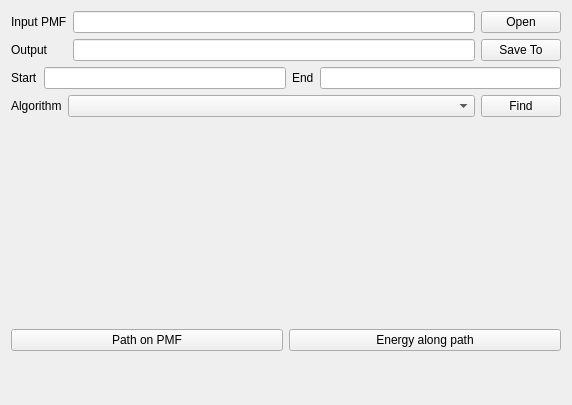
<?xml version="1.0" encoding="UTF-8"?>
<ui version="4.0">
 <class>FindPathTab</class>
 <widget class="QWidget" name="FindPathTab">
  <property name="geometry">
   <rect>
    <x>0</x>
    <y>0</y>
    <width>572</width>
    <height>405</height>
   </rect>
  </property>
  <property name="windowTitle">
   <string>Form</string>
  </property>
  <layout class="QGridLayout" name="gridLayout">
   <item row="0" column="0">
    <widget class="QLabel" name="labelInputPMF">
     <property name="text">
      <string>Input PMF</string>
     </property>
    </widget>
   </item>
   <item row="0" column="1">
    <widget class="QLineEdit" name="lineEditInputPMF"/>
   </item>
   <item row="0" column="2">
    <widget class="QPushButton" name="pushButtonOpen">
     <property name="text">
      <string>Open</string>
     </property>
    </widget>
   </item>
   <item row="1" column="0">
    <widget class="QLabel" name="labelOutput">
     <property name="text">
      <string>Output</string>
     </property>
    </widget>
   </item>
   <item row="1" column="1">
    <widget class="QLineEdit" name="lineEditOutput"/>
   </item>
   <item row="1" column="2">
    <widget class="QPushButton" name="pushButtonSaveTo">
     <property name="text">
      <string>Save To</string>
     </property>
    </widget>
   </item>
   <item row="3" column="0" colspan="2">
    <layout class="QHBoxLayout" name="horizontalLayout_3">
     <item>
      <widget class="QLabel" name="labelAlgorithm">
       <property name="sizePolicy">
        <sizepolicy hsizetype="Fixed" vsizetype="Preferred">
         <horstretch>0</horstretch>
         <verstretch>0</verstretch>
        </sizepolicy>
       </property>
       <property name="text">
        <string>Algorithm</string>
       </property>
      </widget>
     </item>
     <item>
      <widget class="QComboBox" name="comboBoxAlgorithm"/>
     </item>
    </layout>
   </item>
   <item row="3" column="2">
    <widget class="QPushButton" name="pushButtonFind">
     <property name="text">
      <string>Find</string>
     </property>
    </widget>
   </item>
   <item row="4" column="0" colspan="3">
    <widget class="QWidget" name="widgetPlot" native="true">
     <property name="minimumSize">
      <size>
       <width>0</width>
       <height>200</height>
      </size>
     </property>
    </widget>
   </item>
   <item row="2" column="0" colspan="3">
    <layout class="QHBoxLayout" name="horizontalLayout">
     <item>
      <widget class="QLabel" name="labelStart">
       <property name="text">
        <string>Start</string>
       </property>
      </widget>
     </item>
     <item>
      <widget class="QLineEdit" name="lineEditStart"/>
     </item>
     <item>
      <widget class="QLabel" name="labelEnd">
       <property name="text">
        <string>End</string>
       </property>
      </widget>
     </item>
     <item>
      <widget class="QLineEdit" name="lineEditEnd"/>
     </item>
    </layout>
   </item>
   <item row="5" column="0" colspan="3">
    <layout class="QHBoxLayout" name="horizontalLayout_2">
     <item>
      <widget class="QPushButton" name="pushButtonPathOnPMF">
       <property name="text">
        <string>Path on PMF</string>
       </property>
      </widget>
     </item>
     <item>
      <widget class="QPushButton" name="pushButtonEnergyAlongPath">
       <property name="text">
        <string>Energy along path</string>
       </property>
      </widget>
     </item>
    </layout>
   </item>
   <item row="6" column="0" colspan="3">
    <spacer name="verticalSpacer">
     <property name="orientation">
      <enum>Qt::Vertical</enum>
     </property>
     <property name="sizeHint" stdset="0">
      <size>
       <width>20</width>
       <height>40</height>
      </size>
     </property>
    </spacer>
   </item>
  </layout>
 </widget>
 <resources/>
 <connections/>
</ui>
